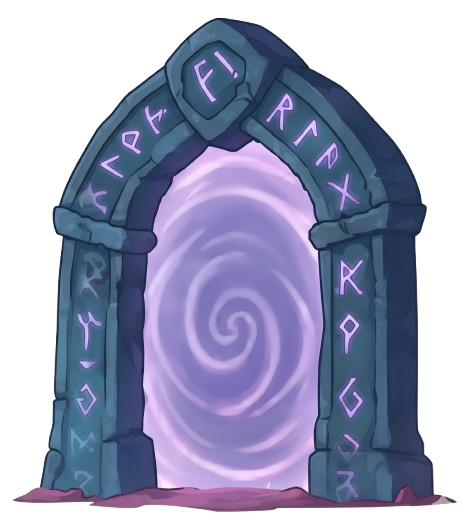
#> input picture assets/zone1/Stone_Arch_Portal.png.png, 470 x 531 px, given in place of falling_platform_no_shadow_1791977101360.jpg, which was not available
$ python convert_platform_image.py
#> lines starting #> are read from the running program, lines starting #| are printed output that depends on the picture; after the words box and inside, x2 and y2 are one past the last pixel; in counts of white or black regions, pixels touching at a corner belong together; pictures that were not available may be replaced by others from this repository, and a replacement may not be noted
import shutil
from PIL import Image
import numpy as np

src_jpg = r"C:\Users\webgarh\.gemini\antigravity\brain\a6b1f788-2767-4842-ba9a-74e8abcdbbaa\falling_platform_no_shadow_1791977101360.jpg"
target_png = r"c:\ug\assets\zone1\falling_platform.png"
backup_png = r"c:\ug\assets\zone1\falling_platform_old.png"

# 1. Backup old asset
shutil.copyfile(target_png, backup_png)
print(f"Backed up old asset to {backup_png}")

# 2. Open generated image
img = Image.open(src_jpg).convert("RGBA")
#> img is the input picture: PIL image 470x531 RGBA; mean R, G, B, A 65.2, 68.5, 95, 159
arr = np.array(img)

# Detect white/near-white background
# Background is clean white (R > 245, G > 245, B > 245)
r, g, b, a = arr[:, :, 0], arr[:, :, 1], arr[:, :, 2], arr[:, :, 3]
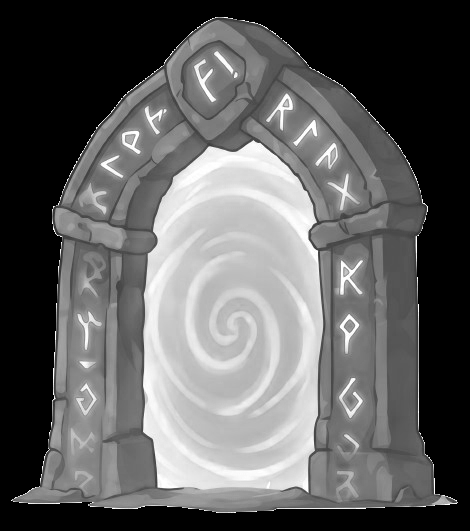
#> b: shape (531, 470); min 0, max 255, mean 95
is_bg = (r > 242) & (g > 242) & (b > 242)
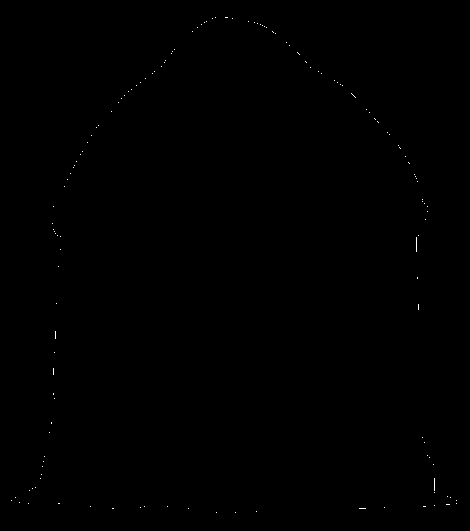
#> is_bg: shape (531, 470) bool; 0.08% white in thin lines or dots, all inside (x1, y1, x2, y2) = (11, 17, 457, 513)

# Flood-fill or edge feathering for smooth transparent outline
# The image is isolated on pure white, so outside pixels with is_bg become transparent
# Let's do alpha calculation:
alpha = np.ones_like(r, dtype=np.uint8) * 255
# For near-white pixels: smooth transition
min_val = np.minimum(np.minimum(r, g), b)
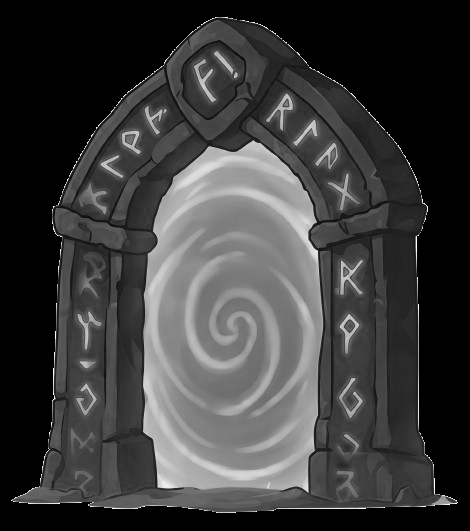
#> min_val: shape (531, 470); min 0, max 255, mean 59.7
# Where min_val > 230, start fading out to 0 at 250
mask_fade = min_val > 235
fade_alpha = np.clip((255 - min_val) * (255.0 / 20.0), 0, 255).astype(np.uint8)
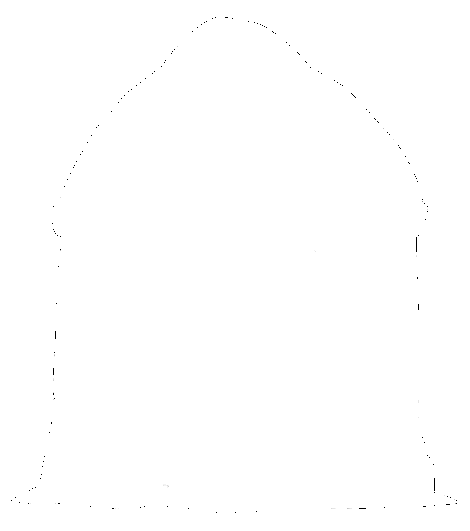
#> fade_alpha: shape (531, 470); min 0, max 255, mean 254.8
alpha[mask_fade] = fade_alpha[mask_fade]
alpha[min_val >= 250] = 0

arr[:, :, 3] = alpha
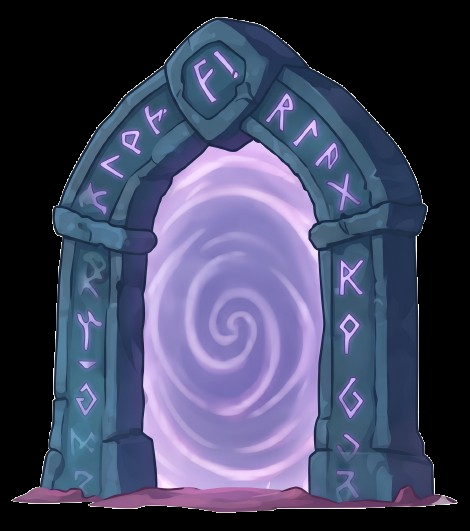
#> arr: shape (531, 470, 4); mean R, G, B, A 65.2, 68.5, 95, 254.8; transparent parts drawn white
result = Image.fromarray(arr, mode="RGBA")

# Find non-transparent bounding box
bbox = result.getbbox()
#> bbox = (0, 0, 470, 531)
print(f"Object bbox in source: {bbox}")
#| Object bbox in source: (0, 0, 470, 531)
cropped = result.crop(bbox)

# Target canvas size: 512 x 371
canvas = Image.new("RGBA", (512, 371), (0, 0, 0, 0))
#> canvas: PIL image 512x371 RGBA; every value is 0

# Fit cropped object into canvas with slight padding
target_h = 350
target_w = int(cropped.width * (target_h / cropped.height))
#> target_w = 309
if target_w > 490:
    target_w = 490
    target_h = int(cropped.height * (target_w / cropped.width))

resized = cropped.resize((target_w, target_h), Image.Resampling.LANCZOS)
paste_x = (512 - target_w) // 2
#> paste_x = 101
paste_y = (371 - target_h) // 2

canvas.paste(resized, (paste_x, paste_y), resized)
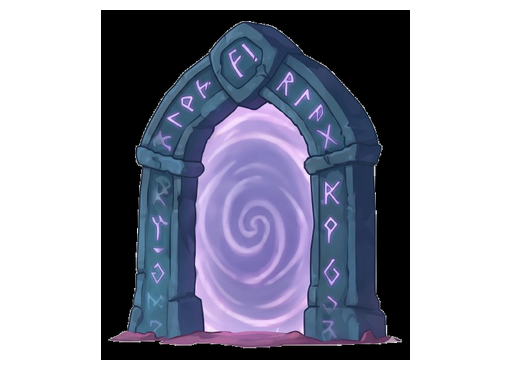
#> canvas: PIL image 512x371 RGBA; mean R, G, B, A 37.1, 39, 54, 144.9; transparent parts drawn white
canvas.save(target_png, "PNG")
print(f"Saved upgraded asset to {target_png} with size {canvas.size}")
#| Saved upgraded asset to c:\ug\assets\zone1\falling_platform.png with size (512, 371)

# Measure walkable surface bounds
c_arr = np.array(canvas)
c_alpha = c_arr[:, :, 3]
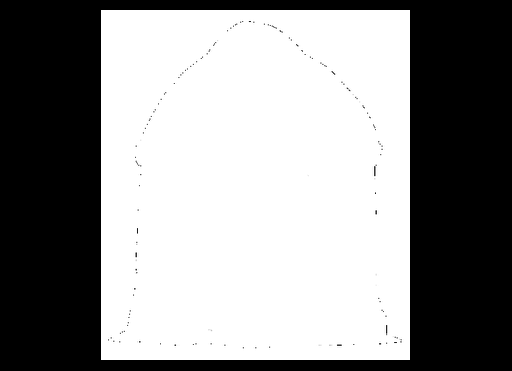
#> c_alpha: shape (371, 512); min 0, max 255, mean 144.9
y_indices, x_indices = np.where(c_alpha > 50)
print(f"Walkable top Y: {y_indices.min()}")
#| Walkable top Y: 10
print(f"Left X: {x_indices.min()}, Right X: {x_indices.max()}, Width: {x_indices.max() - x_indices.min()}")
#| Left X: 101, Right X: 409, Width: 308

$ run again, on assets/zone1/bounce_pad.png
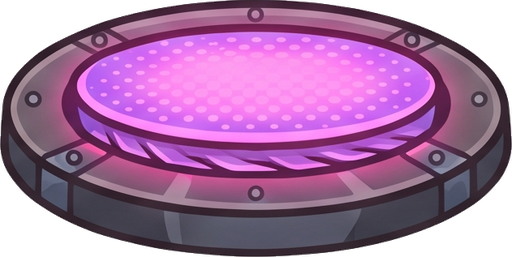
#> input picture assets/zone1/bounce_pad.png, 512 x 257 px, given in place of falling_platform_no_shadow_1791977101360.jpg, which was not available
#> img is the input picture: PIL image 512x257 RGBA; mean R, G, B, A 122.6, 74, 120.1, 207.4
#> `is_bg = (r > 242) & (g > 242) & (b > 242)`:
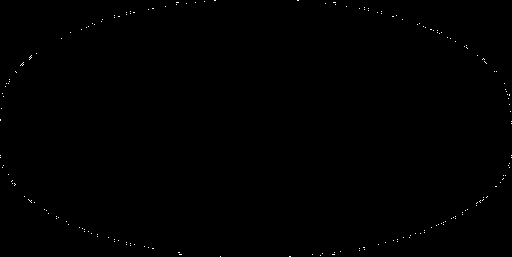
#> is_bg: shape (257, 512) bool; 0.18% white in thin lines or dots
#> mask_fade: shape (257, 512) bool; 0.19% white in thin lines or dots
#> alpha: shape (257, 512); min 0, max 255, mean 254.6
#> bbox = (0, 0, 512, 257)
#| Object bbox in source: (0, 0, 512, 257)
#| Saved upgraded asset to c:\ug\assets\zone1\falling_platform.png with size (512, 371)
#> `c_alpha = c_arr[:, :, 3]`:
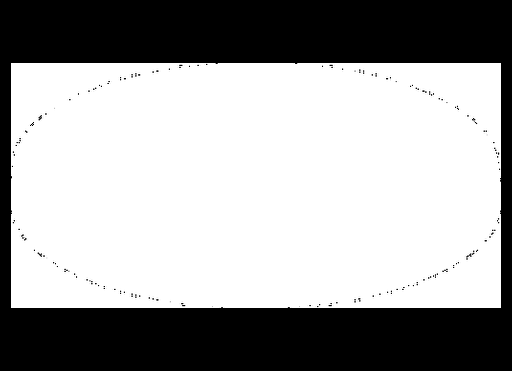
#> c_alpha: shape (371, 512); min 0, max 255, mean 160.6
#| Walkable top Y: 63
#| Left X: 11, Right X: 500, Width: 489
